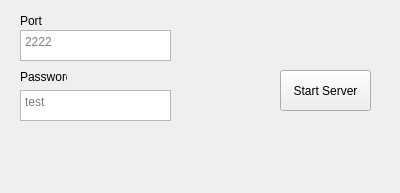
<?xml version="1.0" encoding="UTF-8"?>
<ui version="4.0">
 <class>Form</class>
 <widget class="QWidget" name="Form">
  <property name="geometry">
   <rect>
    <x>0</x>
    <y>0</y>
    <width>400</width>
    <height>193</height>
   </rect>
  </property>
  <property name="windowTitle">
   <string>Form</string>
  </property>
  <widget class="QLabel" name="label">
   <property name="geometry">
    <rect>
     <x>20</x>
     <y>10</y>
     <width>61</width>
     <height>21</height>
    </rect>
   </property>
   <property name="text">
    <string>Port</string>
   </property>
   <property name="scaledContents">
    <bool>true</bool>
   </property>
  </widget>
  <widget class="QTextEdit" name="portTextBox">
   <property name="geometry">
    <rect>
     <x>20</x>
     <y>30</y>
     <width>151</width>
     <height>31</height>
    </rect>
   </property>
   <property name="acceptRichText">
    <bool>false</bool>
   </property>
   <property name="placeholderText">
    <string>2222</string>
   </property>
  </widget>
  <widget class="QPushButton" name="startServerButton">
   <property name="geometry">
    <rect>
     <x>280</x>
     <y>70</y>
     <width>91</width>
     <height>41</height>
    </rect>
   </property>
   <property name="text">
    <string>Start Server</string>
   </property>
  </widget>
  <widget class="QLabel" name="label_2">
   <property name="geometry">
    <rect>
     <x>20</x>
     <y>70</y>
     <width>47</width>
     <height>13</height>
    </rect>
   </property>
   <property name="text">
    <string>Password</string>
   </property>
  </widget>
  <widget class="QTextEdit" name="passwordTextBox">
   <property name="geometry">
    <rect>
     <x>20</x>
     <y>90</y>
     <width>151</width>
     <height>31</height>
    </rect>
   </property>
   <property name="placeholderText">
    <string>test</string>
   </property>
  </widget>
 </widget>
 <resources/>
 <connections/>
</ui>
